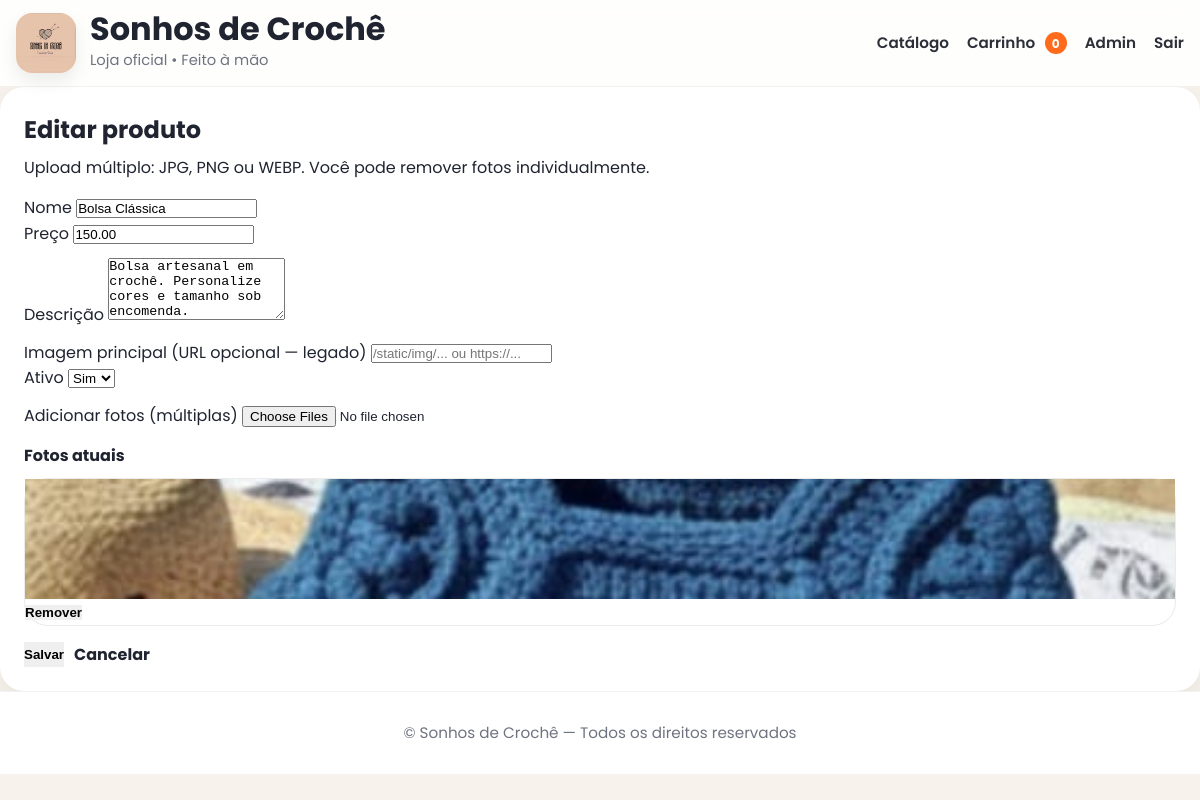
Screenshot of /admin/produtos/20/editar (signed in) with the database file from the repository.
### app.py (models this page shows)
class Product(db.Model):
    id = db.Column(db.Integer, primary_key=True)
    name = db.Column(db.String(120), nullable=False)
    description = db.Column(db.Text, default="")
    price = db.Column(db.Numeric(10, 2), nullable=False, default=0)
    image_url = db.Column(db.Text, default="")  # legado (opcional)
    is_active = db.Column(db.Boolean, default=True)
    created_at = db.Column(db.DateTime, nullable=False, default=datetime.utcnow)
    images = db.relationship("ProductImage", backref="product", cascade="all, delete-orphan", lazy=True)

class ProductImage(db.Model):
    id = db.Column(db.Integer, primary_key=True)
    product_id = db.Column(db.Integer, db.ForeignKey("product.id"), nullable=False, index=True)
    image_url = db.Column(db.Text, nullable=False)
    created_at = db.Column(db.DateTime, nullable=False, default=datetime.utcnow)

### app.py (the view)
    @app.get("/admin/produtos/<int:product_id>/editar")
    @login_required
    def admin_products_edit(product_id):
        product = Product.query.get_or_404(product_id)
        return render_template("admin_product_form.html", product=product)

### templates/admin_product_form.html (shortened to what this page needs)
{% extends "base.html" %}
{% block content %}
<div class="card form-card">
  <div class="card-pad">
    <h2 style="margin:0">{{ "Editar produto" if product else "Novo produto" }}</h2>
    <p class="muted" style="margin-top:6px">Upload múltiplo: JPG, PNG ou WEBP. Você pode remover fotos individualmente.</p>
    {% if product %}
      <form method="post" action="{{ url_for('admin_products_edit_post', product_id=product.id) }}" enctype="multipart/form-data" style="margin-top:14px">
    {% else %}
      <form method="post" action="{{ url_for('admin_products_new_post') }}" enctype="multipart/form-data" style="margin-top:14px">
    {% endif %}
      <div class="form-row">
        <div>
          <label class="muted">Nome</label>
          <input type="text" name="name" value="{{ product.name if product else '' }}" required>
        </div>
        <div>
          <label class="muted">Preço</label>
          <input type="text" name="price" value="{{ ('%.2f'|format(product.price)) if product else '' }}" placeholder="120,00" required>
        </div>
      </div>
      <div style="margin-top:12px">
        <label class="muted">Descrição</label>
        <textarea name="description" rows="4">{{ product.description if product else '' }}</textarea>
      </div>
      <div class="form-row" style="margin-top:12px">
        <div>
          <label class="muted">Imagem principal (URL opcional — legado)</label>
          <input type="text" name="image_url" value="{{ product.image_url if product else '' }}" placeholder="/static/img/... ou https://...">
        </div>
        <div>
          <label class="muted">Ativo</label>
          <select name="is_active">
            <option value="on" {% if (product and product.is_active) or (not product) %}selected{% endif %}>Sim</option>
          </select>
        </div>
      </div>
      <div style="margin-top:12px">
        <label class="muted">Adicionar fotos (múltiplas)</label>
        <input type="file" name="image_files" multiple accept=".jpg,.jpeg,.png,.webp">
      </div>
      {% if product and product.images and product.images|length > 0 %}
      <div style="margin-top:14px">
        <strong>Fotos atuais</strong>
        <div class="grid" style="grid-template-columns:repeat(auto-fit,minmax(120px,1fr));gap:10px;margin-top:10px">
          {% for im in product.images %}
          <div class="card" style="padding:0;box-shadow:none;border:1px solid rgba(0,0,0,.08)">
            <img src="{{ im.image_url }}" style="width:100%;height:120px;object-fit:cover;display:block" alt="Foto">
            <form method="post" action="{{ url_for('admin_product_image_delete', image_id=im.id) }}">
              <button class="btn danger block" style="border-radius:0">Remover</button>
            </form>
          </div>
          {% endfor %}
        </div>
      </div>
      {% endif %}
      <div style="display:flex;gap:10px;flex-wrap:wrap;margin-top:16px">
        <button type="submit" class="btn primary">Salvar</button>
        <a class="btn soft" href="{{ url_for('admin_products') }}">Cancelar</a>
      </div>
    </form>
  </div>
</div>
{% endblock %}

### static/css/premium.css (style rules this page uses)
:root { --bg:#f7f3ec; --surface:#ffffff; --surface-soft:#fbf8f2; --text:#1f2430; --muted:#6e7380; --gold:#c8a24e; --gold-dark:#b88f39; --line:#e8dfd0; --shadow:0 14px 40px rgba(33, 24, 9, .08); --shadow-hover:0 22px 56px rgba(33, 24, 9, .14); --radius:28px; }
* { margin:0; padding:0; box-sizing:border-box; }
html { scroll-behavior:smooth; }
body { font-family:'Poppins',sans-serif; background:var(--bg); color:var(--text); line-height:1.6; }
img { display:block; max-width:100%; }
a { color:inherit; }
.btn { display:inline-flex; align-items:center; justify-content:center; text-decoration:none; border:none; cursor:pointer; transition:.25s ease; font-weight:700; }
.login-box, .card { background:var(--surface); border-radius:24px; box-shadow:var(--shadow); }
.card { padding:24px; }

### rows the page displays
Product: name "Bolsa Clássica", price "150.00", description "Bolsa artesanal em crochê. Personalize cores e tamanho sob encomenda.", is_active "Sim"
ProductImage: image_url (picture)

### other values shown
{{ STORE_NAME() }} "Sonhos de Crochê"
{{ cart_count() }} "0"
{{ "Editar produto" if product else "Novo produto" }} "Editar produto"
